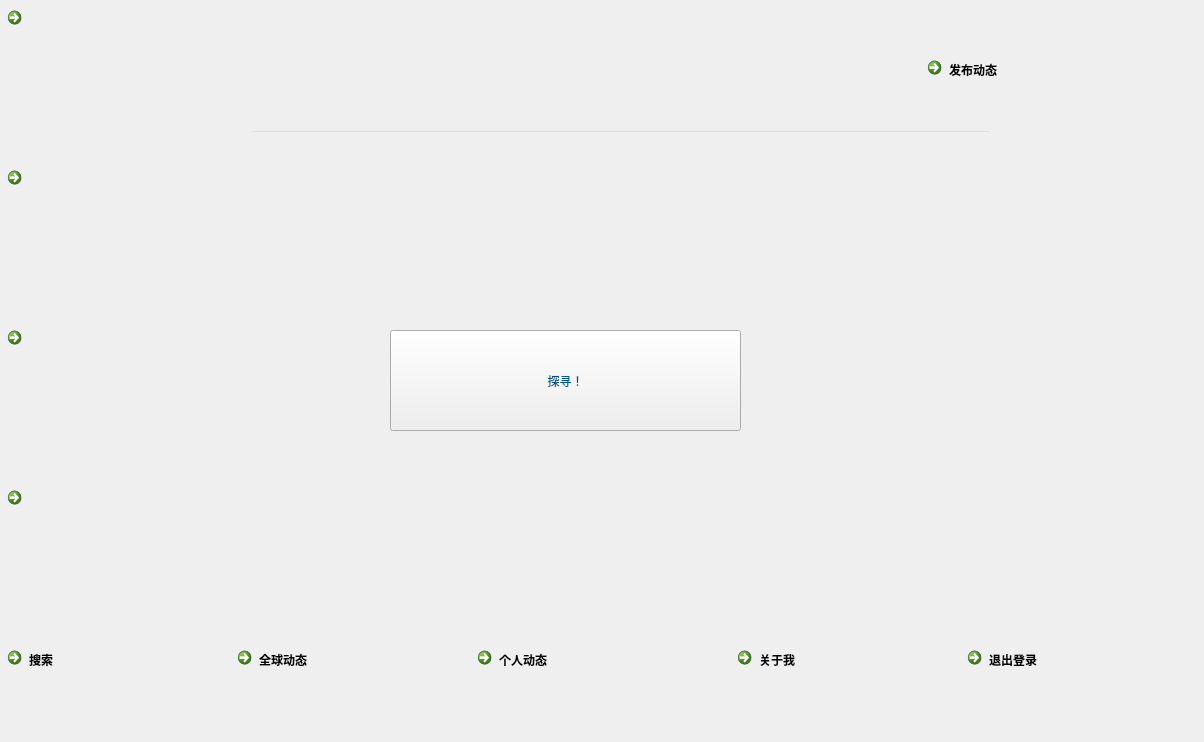
<?xml version="1.0" encoding="UTF-8"?>
<ui version="4.0">
 <class>MainWindow3</class>
 <widget class="QMainWindow" name="MainWindow3">
  <property name="geometry">
   <rect>
    <x>0</x>
    <y>0</y>
    <width>1204</width>
    <height>742</height>
   </rect>
  </property>
  <property name="minimumSize">
   <size>
    <width>1204</width>
    <height>742</height>
   </size>
  </property>
  <property name="maximumSize">
   <size>
    <width>1204</width>
    <height>742</height>
   </size>
  </property>
  <property name="windowTitle">
   <string>MainWindow</string>
  </property>
  <widget class="QWidget" name="centralwidget">
   <widget class="QCommandLinkButton" name="commandLinkButton">
    <property name="geometry">
     <rect>
      <x>0</x>
      <y>640</y>
      <width>231</width>
      <height>101</height>
     </rect>
    </property>
    <property name="styleSheet">
     <string notr="true">font: 75 24pt &quot;微软雅黑&quot;;
background-image: url(:/new/prefix1/resourse/startpage/1.jpg);
background-color: rgb(255, 161, 161);

</string>
    </property>
    <property name="text">
     <string>搜索</string>
    </property>
   </widget>
   <widget class="QCommandLinkButton" name="commandLinkButton_2">
    <property name="geometry">
     <rect>
      <x>230</x>
      <y>640</y>
      <width>251</width>
      <height>101</height>
     </rect>
    </property>
    <property name="styleSheet">
     <string notr="true">font: 75 24pt &quot;微软雅黑&quot;;
background-color: rgb(255, 161, 161);
background-image: url(:/new/prefix1/resourse/startpage/1.jpg);</string>
    </property>
    <property name="text">
     <string>全球动态</string>
    </property>
   </widget>
   <widget class="QCommandLinkButton" name="commandLinkButton_3">
    <property name="geometry">
     <rect>
      <x>470</x>
      <y>640</y>
      <width>261</width>
      <height>101</height>
     </rect>
    </property>
    <property name="styleSheet">
     <string notr="true">font: 75 24pt &quot;微软雅黑&quot;;
background-color: rgb(255, 161, 161);
background-image: url(:/new/prefix1/resourse/startpage/1.jpg);</string>
    </property>
    <property name="text">
     <string>个人动态</string>
    </property>
   </widget>
   <widget class="QCommandLinkButton" name="commandLinkButton_4">
    <property name="geometry">
     <rect>
      <x>730</x>
      <y>640</y>
      <width>231</width>
      <height>101</height>
     </rect>
    </property>
    <property name="styleSheet">
     <string notr="true">font: 75 24pt &quot;微软雅黑&quot;;
background-color: rgb(255, 161, 161);
background-image: url(:/new/prefix1/resourse/startpage/1.jpg);</string>
    </property>
    <property name="text">
     <string>关于我</string>
    </property>
   </widget>
   <widget class="QCommandLinkButton" name="commandLinkButton_5">
    <property name="geometry">
     <rect>
      <x>960</x>
      <y>640</y>
      <width>251</width>
      <height>101</height>
     </rect>
    </property>
    <property name="styleSheet">
     <string notr="true">font: 75 24pt &quot;微软雅黑&quot;;
background-color: rgb(255, 161, 161);
background-image: url(:/new/prefix1/resourse/startpage/1.jpg);</string>
    </property>
    <property name="text">
     <string>退出登录</string>
    </property>
   </widget>
   <widget class="QLabel" name="label">
    <property name="geometry">
     <rect>
      <x>0</x>
      <y>0</y>
      <width>1201</width>
      <height>641</height>
     </rect>
    </property>
    <property name="styleSheet">
     <string notr="true">background-image: url(:/new/prefix1/resourse/startpage/1.jpg);
</string>
    </property>
    <property name="text">
     <string/>
    </property>
   </widget>
   <widget class="QLineEdit" name="lineEdit">
    <property name="geometry">
     <rect>
      <x>250</x>
      <y>130</y>
      <width>741</width>
      <height>81</height>
     </rect>
    </property>
    <property name="styleSheet">
     <string notr="true">background: transparent;
font: 75 24pt &quot;微软雅黑&quot;;</string>
    </property>
    <property name="text">
     <string/>
    </property>
   </widget>
   <widget class="QPushButton" name="pushButton">
    <property name="geometry">
     <rect>
      <x>390</x>
      <y>330</y>
      <width>351</width>
      <height>101</height>
     </rect>
    </property>
    <property name="styleSheet">
     <string notr="true">background: url(:/new/prefix1/resourse/startpage/1.jpg);
color: rgb(0, 85, 127);
font: 75 24pt &quot;微软雅黑&quot;;</string>
    </property>
    <property name="text">
     <string>探寻！</string>
    </property>
   </widget>
   <widget class="QCommandLinkButton" name="b1">
    <property name="geometry">
     <rect>
      <x>0</x>
      <y>0</y>
      <width>1261</width>
      <height>161</height>
     </rect>
    </property>
    <property name="focusPolicy">
     <enum>Qt::StrongFocus</enum>
    </property>
    <property name="autoFillBackground">
     <bool>false</bool>
    </property>
    <property name="styleSheet">
     <string notr="true">font: 75 24pt &quot;微软雅黑&quot;;</string>
    </property>
    <property name="text">
     <string/>
    </property>
   </widget>
   <widget class="QCommandLinkButton" name="b2">
    <property name="geometry">
     <rect>
      <x>0</x>
      <y>160</y>
      <width>1211</width>
      <height>161</height>
     </rect>
    </property>
    <property name="styleSheet">
     <string notr="true">font: 75 24pt &quot;微软雅黑&quot;;</string>
    </property>
    <property name="text">
     <string/>
    </property>
   </widget>
   <widget class="QCommandLinkButton" name="b3">
    <property name="geometry">
     <rect>
      <x>0</x>
      <y>320</y>
      <width>1211</width>
      <height>161</height>
     </rect>
    </property>
    <property name="styleSheet">
     <string notr="true">font: 75 24pt &quot;微软雅黑&quot;;</string>
    </property>
    <property name="text">
     <string/>
    </property>
   </widget>
   <widget class="QCommandLinkButton" name="b4">
    <property name="geometry">
     <rect>
      <x>0</x>
      <y>480</y>
      <width>1211</width>
      <height>161</height>
     </rect>
    </property>
    <property name="styleSheet">
     <string notr="true">font: 75 24pt &quot;微软雅黑&quot;;</string>
    </property>
    <property name="text">
     <string/>
    </property>
   </widget>
   <widget class="QCommandLinkButton" name="commandLinkButton_6">
    <property name="geometry">
     <rect>
      <x>920</x>
      <y>50</y>
      <width>187</width>
      <height>61</height>
     </rect>
    </property>
    <property name="styleSheet">
     <string notr="true">font: 75 20pt &quot;微软雅黑&quot;;</string>
    </property>
    <property name="text">
     <string>发布动态</string>
    </property>
   </widget>
  </widget>
 </widget>
 <resources/>
 <connections/>
</ui>
